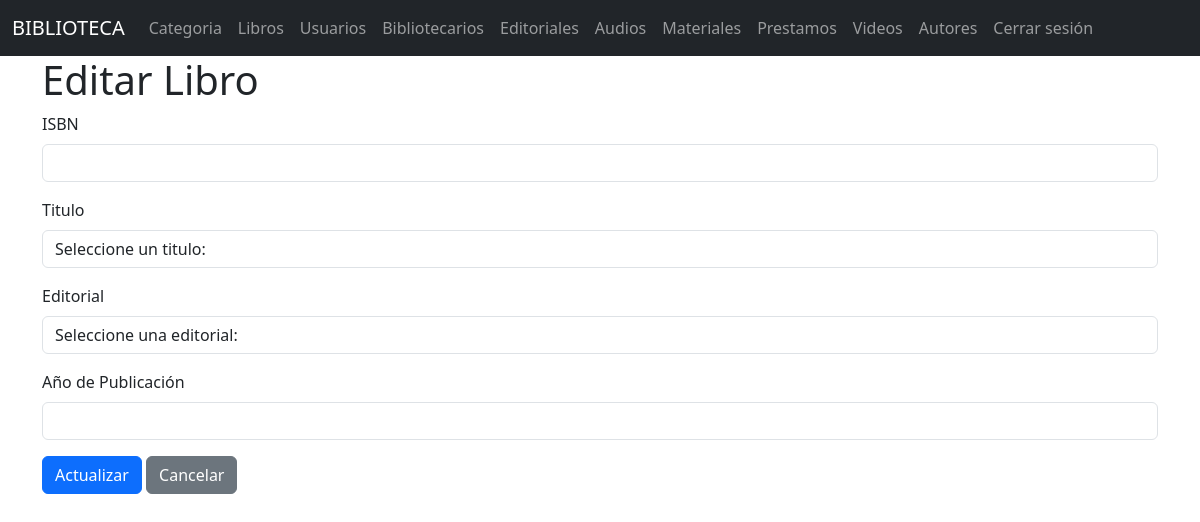
The app's page /libros/edit/1, older data.
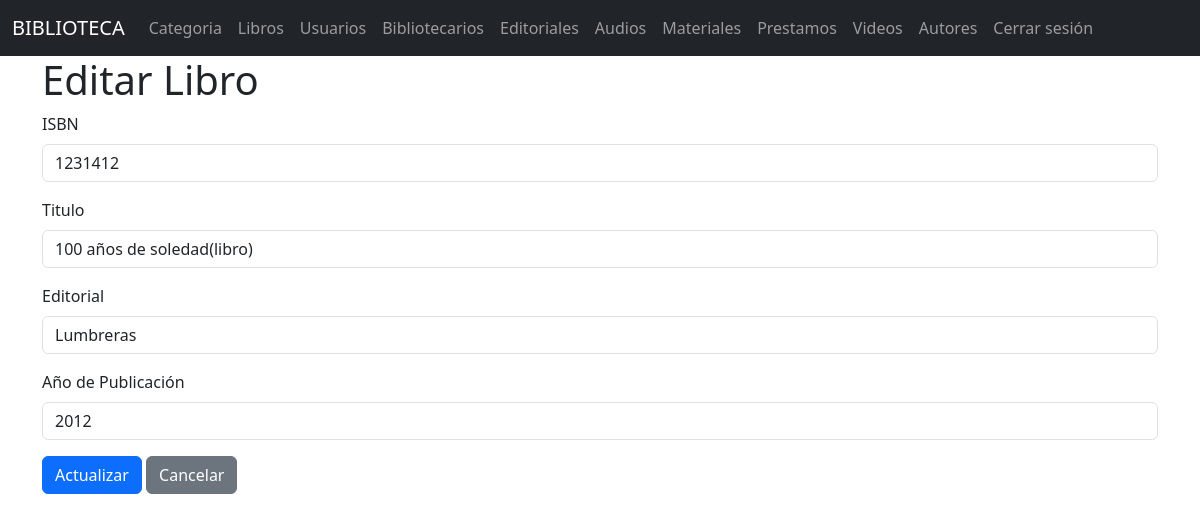
The same page, newer data.
### models/libro_model.py (models this page shows, shortened)
class Libro(db.Model):
    __tablename__ = 'libros'
    id_libro = db.Column(db.Integer, primary_key=True)
    isbn = db.Column(db.Integer, nullable=False)
    id_material = db.Column(db.Integer, db.ForeignKey('materiales.id_material'), nullable=False)
    id_editorial = db.Column(db.Integer, db.ForeignKey('editoriales.id_editorial'),nullable=False)
    anio_publicacion = db.Column(db.String(4), nullable=False)  # o Integer si prefieres
    material = db.relationship('Material', back_populates = 'libro')
    editorial = db.relationship('Editorial', back_populates = 'libros')
    @staticmethod
    def get_by_id(id_libro):
        return Libro.query.get(id_libro)

### models/material_model.py (models this page shows, shortened)
class Material(db.Model):
    __tablename__ = 'materiales'
    id_material = db.Column(db.Integer, primary_key=True)
    tipo = db.Column(db.String(50), nullable=False)
    titulo = db.Column(db.String(100), nullable=False)
    fecha_ingreso = db.Column(db.String(20), nullable=False)
    estado = db.Column(db.String(20), nullable=False)
    id_categoria = db.Column(db.Integer, db.ForeignKey('categoria.id_cat'),nullable=False)
    id_autor = db.Column(db.Integer, db.ForeignKey('autores.id_autor'), nullable=False)
    categoria = db.relationship('Categoria', back_populates='materiales')
    libro = db.relationship('Libro', back_populates='material')
    autor = db.relationship('Autores', back_populates='materiales')
    audio = db.relationship('Audio', back_populates = 'material')
    proyecto_academico = db.relationship('Proyecto', back_populates='material')

### models/editorial_model.py (models this page shows, shortened)
class Editorial(db.Model):
    __tablename__ = "editoriales"
    id_editorial = db.Column(db.Integer, primary_key=True)
    nombre = db.Column(db.String(50), nullable=False)
    pais = db.Column(db.String(50), nullable=False)
    libros = db.relationship('Libro', back_populates='editorial')

### controllers/libro_controllers.py (the view, shortened to what this page needs)
@libro_bp.route("/edit/<int:id_libro>", methods=['GET', 'POST'])
def edit(id_libro):
    libro = Libro.get_by_id(id_libro)
    materiales = Material.query.all()
    editoriales = Editorial.query.all()
    return libro_view.edit(libro=libro, materiales=materiales, editoriales=editoriales )

### views/libro_view.py (called while the page is built)
def edit(libro, materiales, editoriales):
    return render_template('libros/edit.html', libro=libro, materiales=materiales, editoriales=editoriales)

### templates/libros/edit.html (shortened to what this page needs)
{% extends 'base.html' %}
{% block content %}
    <h1>Editar Libro</h1>
    <form method="post">
        <div class="mb-3">
            <label class="form-label">ISBN</label>
            <input type="number" name="isbn" class="form-control" value="{{ libro.isbn }}" required>
        </div>
        <div class="mb-3">
            <label class="form-label">Titulo</label>
            <select name="id_material" class="form-control" required>
                <option value="">Seleccione un titulo:</option>
                {% for material in materiales %}
                    <option value="{{material.id_material}}"  {% if material.id_material== libro.id_libro %} selected {% endif %}>{{material.titulo}}({{ material.tipo }})</option>
                {% endfor %}
            </select>
        </div>
        <div class="mb-3">
            <label class="form-label">Editorial</label>
            <select name="id_editorial" class="form-control" required>
                <option value="">Seleccione una editorial:</option>
                {% for editorial in editoriales %}
                    <option value="{{ editorial.id_editorial }}"
                        {% if libro.id_editorial == editorial.id_editorial %}selected{% endif %}>
                        {{ editorial.nombre }}
                    </option>
                {% endfor %}
            </select>
        </div>
        <div class="mb-3">
            <label class="form-label">Año de Publicación</label>
            <input type="text" name="anio_publicacion" class="form-control" value="{{ libro.anio_publicacion }}" required>
        </div>
        <button type="submit" class="btn btn-primary">Actualizar</button>
        <a href="{{ url_for('libro.index') }}" class="btn btn-secondary">Cancelar</a>
    </form>
{% endblock %}

Row changes from the older to the newer data that the page shows:
added Libro: isbn "1231412", id_material "100 años de soledad(libro)", id_editorial "Lumbreras", anio_publicacion "2012"
Text that changed along with them:
form field id_material: "Seleccione un titulo:" → (not shown)
form field id_editorial: "Seleccione una editorial:" → (not shown)
